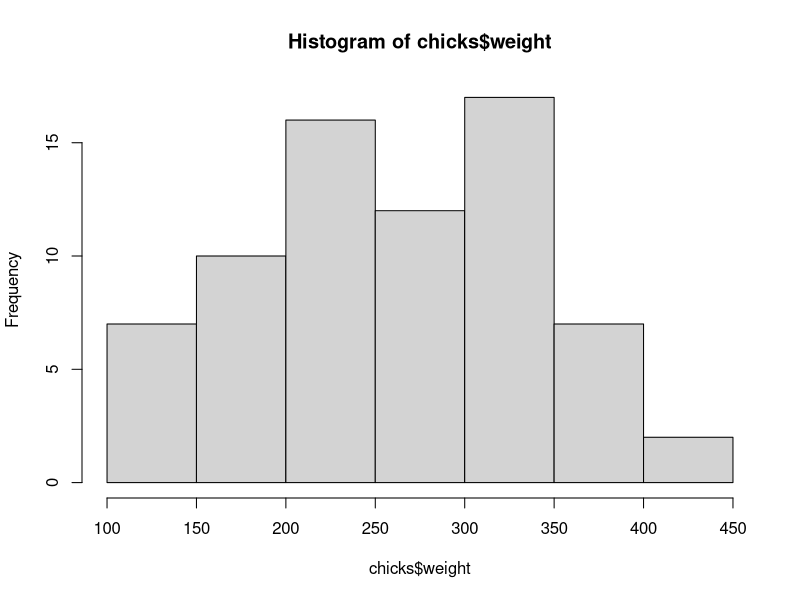
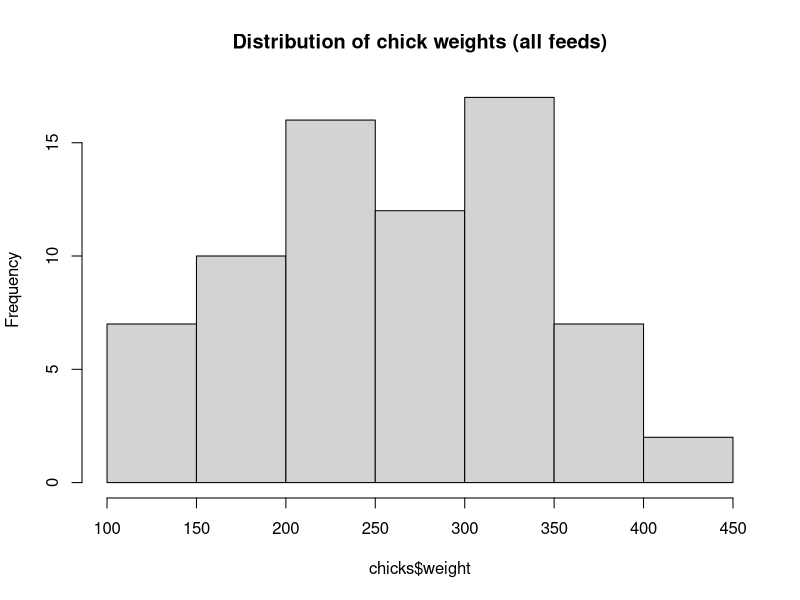
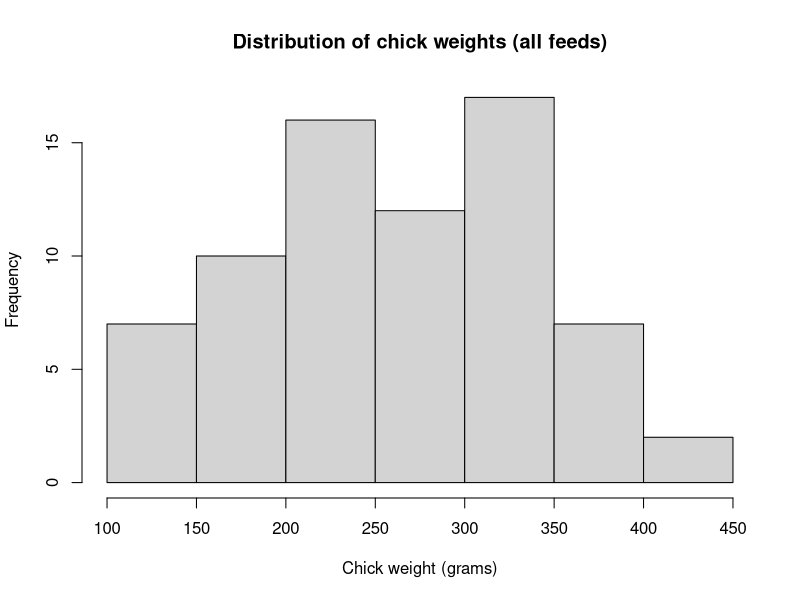
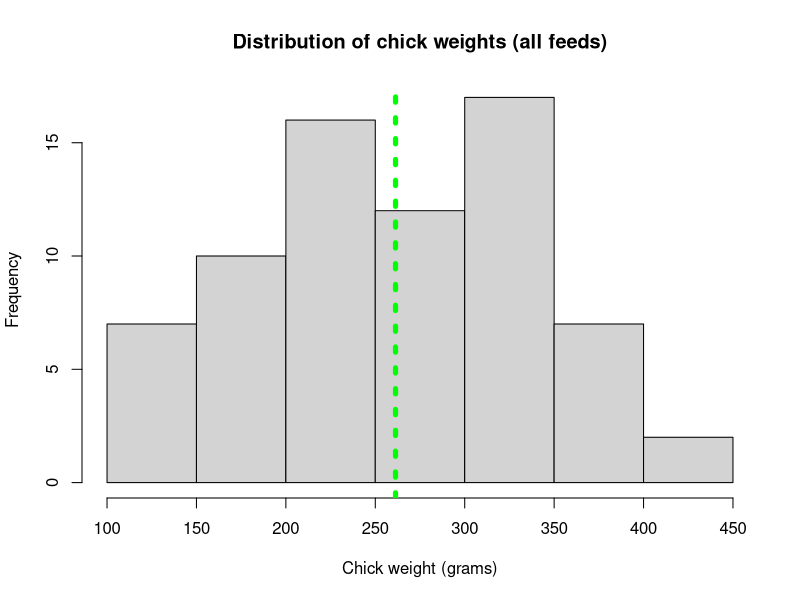
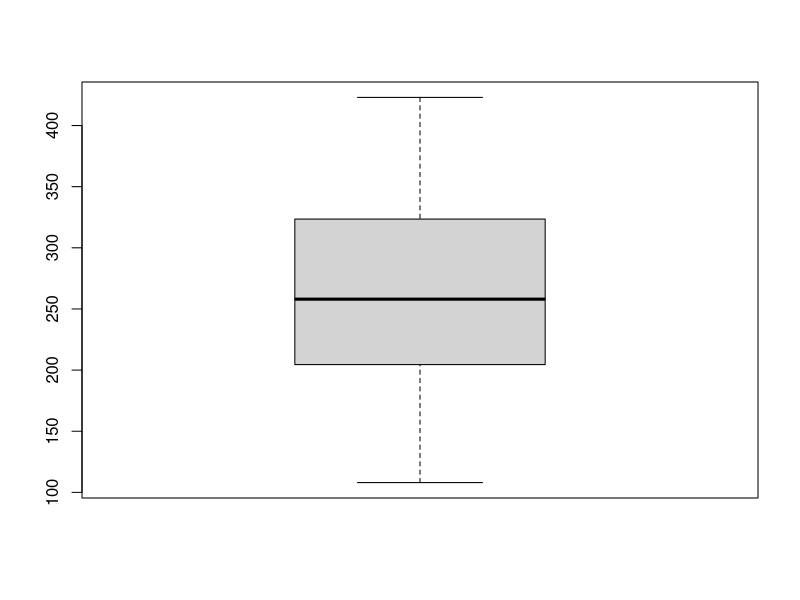
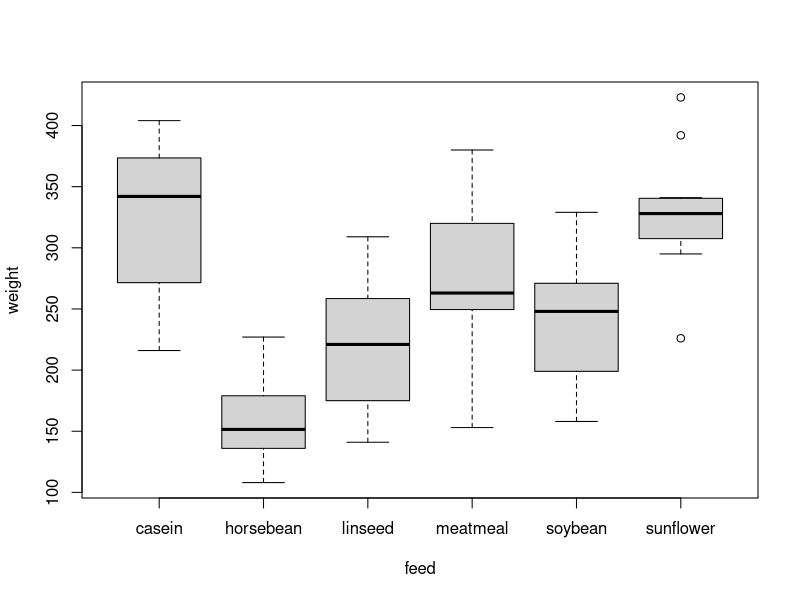

R code for these plots, in order:
## HEADER ####
## who: EH
## what: Bootcamp 7 code
## when last edited: 2024-03-13

## CONTENTS ####

## 3 ####
# Try this:

# Download the 7-chickwts.xlsx file, read it into a data 
# object in R called "chicks", 
# and convert the "feed" variable to a factor if necessary.

# Do not neglect looking inside the "raw" data file
# Is it as you expect?  Is the data dictionary present and clear?

# Load necessary libraries
library(openxlsx)

# Read file
setwd("D:/Dropbox/git-harper-data-science/website/pages/2024-03-13-RSB07") 
# NB change to YOUR file path...
chicks <- read.xlsx("7-chickwts.xlsx")

# Convert feed to factor if needed
class(chicks$feed) # Character
chicks$feed <- factor(chicks$feed)
class(chicks$feed) # Factor


## 3.2 ####
# Try this:

# Summarize the whole dataset
# summary() provides summary statistics for numeric variables and counts
summary(chicks)

# we might want to look at summary for different levels of feed
?summary
summary(object = chicks$weight[which(chicks$feed == "casein")])
summary(object = chicks$weight[which(chicks$feed == "horsebean")])
# etc. - this method is easy but inelegant?

# aggregate()
?aggregate

# mean
aggregate(x = chicks$weight, by = list(chicks$feed), FUN = mean)

# standard deviation
aggregate(x = chicks$weight, by = list(chicks$feed), FUN = sd)

# You can make your own function for the FUN argument
# stadard error of mean, SEM = standard deviation / square root of sample size
aggregate(x = chicks$weight, by = list(chicks$feed), 
          FUN = function(x){ sd(x)/sqrt(length(x)) })

# You can apply several functions and name them!
aggregate(x = chicks$weight, by = list(feed = chicks$feed), 
          FUN = function(x){ c(mean = mean(x), 
                               sd = sd(x),  
                               SEM = sd(x)/sqrt(length(x)))})

## 4.3 ####
# The least you can do
help(hist)
hist(x = chicks$weight)

# Argument main
hist(x = chicks$weight,
     main = "Distribution of chick weights (all feeds)")


# x axis title
hist(x = chicks$weight,
     main = "Distribution of chick weights (all feeds)",
     xlab = "Chick weight (grams)")

# Add vertical line for mean weight
hist(x = chicks$weight,
     main = "Distribution of chick weights (all feeds)",
     xlab = "Chick weight (grams)")

help(abline)
abline(v = mean(chicks$weight), col = "green", lty = 3, lwd = 5)

# Try a boxplot

help(boxplot)
boxplot(x = chicks$weight)

# I have seen worse graphs, but I can't remember when.
# Flash challenge: Improve the graph

# weight as a function of feed
boxplot(formula = weight ~ feed,
        data = chicks)
# This is probably a good representation of our hypothesis
# Flash challenge: Improve the graph...
